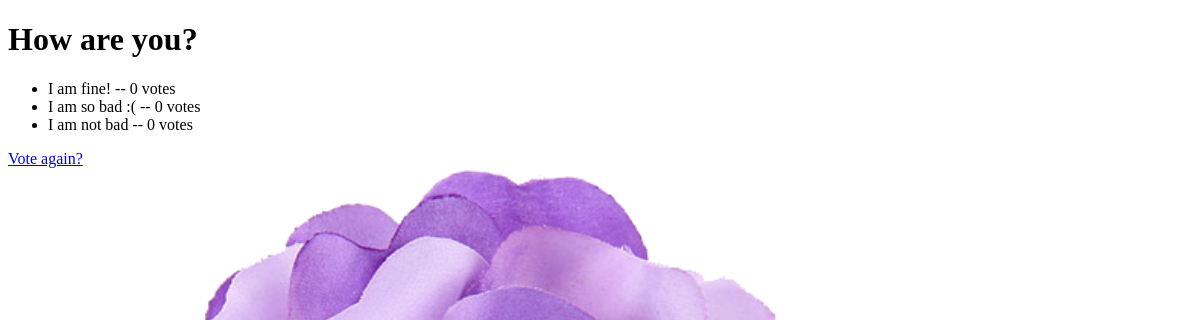
Before: /polls/1/results/ with the older database file.
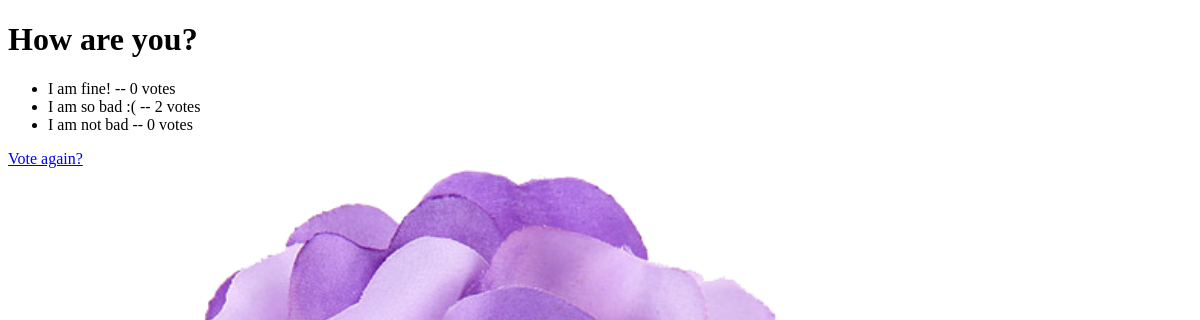
After: the same page with the newer database file.
### polls/models.py (models this page shows, shortened)
class Choice(models.Model):
    question = models.ForeignKey(Question, on_delete=models.CASCADE)
    choice_text = models.CharField(max_length=200)
    votes = models.IntegerField(default=0)

### polls/views.py (the view)
# urls.py: path("<int:pk>/results/", views.ResultsView.as_view(), name="results"),
class ResultsView(generic.DetailView):
    model = Question
    template_name = "polls/results.html"

### polls/templates/polls/results.html (shortened to what this page needs)
<!DOCTYPE html>
<html lang="en">
<head>
</head>
<body>
{% load static %}
<link rel="stylesheet" href="{% static 'polls/css/style.css' %}">
<h1>{{ question.question_text }}</h1>
<ul>
{% for choice in question.choice_set.all %}
    <li>{{ choice.choice_text }} -- {{ choice.votes }} vote{{ choice.votes|pluralize }}</li>
{% endfor %}
</ul>
<a href="{% url 'polls:detail' question.id %}">Vote again?</a>
</body>
</html>

Changed rows visible on the page:
changed Choice "I am so bad :(": votes "0" → "2"
